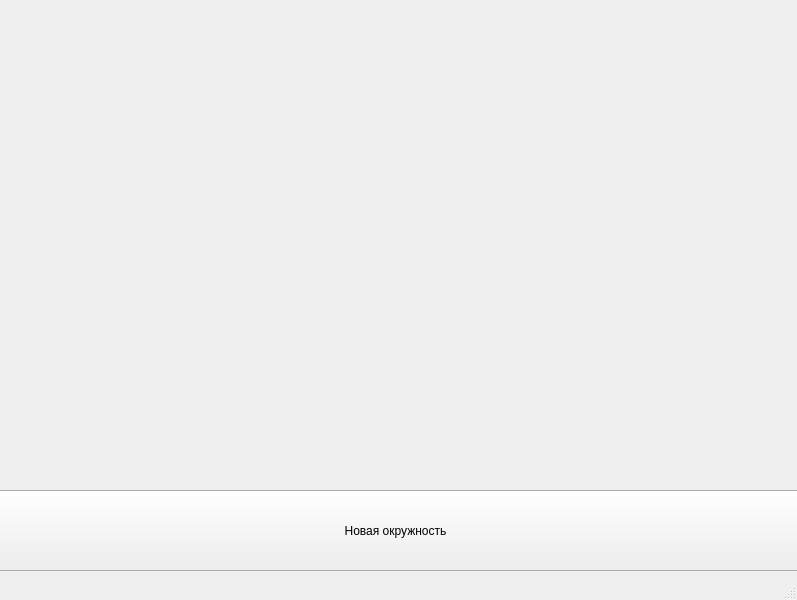
<?xml version="1.0" encoding="UTF-8"?>
<ui version="4.0">
 <class>MainWindow</class>
 <widget class="QMainWindow" name="MainWindow">
  <property name="geometry">
   <rect>
    <x>0</x>
    <y>0</y>
    <width>797</width>
    <height>600</height>
   </rect>
  </property>
  <property name="windowTitle">
   <string>MainWindow</string>
  </property>
  <widget class="QWidget" name="centralwidget">
   <widget class="QPushButton" name="pushButton">
    <property name="geometry">
     <rect>
      <x>-10</x>
      <y>490</y>
      <width>811</width>
      <height>81</height>
     </rect>
    </property>
    <property name="text">
     <string>Новая окружность</string>
    </property>
   </widget>
  </widget>
  <widget class="QMenuBar" name="menubar">
   <property name="geometry">
    <rect>
     <x>0</x>
     <y>0</y>
     <width>797</width>
     <height>21</height>
    </rect>
   </property>
  </widget>
  <widget class="QStatusBar" name="statusbar"/>
 </widget>
 <resources/>
 <connections/>
</ui>
